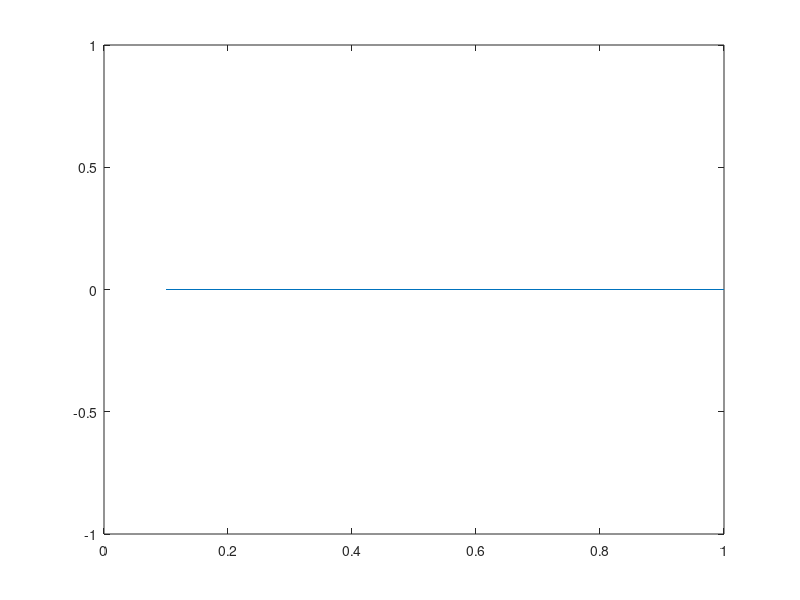

Write the MATLAB code that produced this figure.
l=0.10:0.10:1;
s=10;
r=zeros(1, length(l));
rs=r;
ru=r;
rp=r;

lr=r;

j=1;
for i=l
	fprintf('%f ', i);
%	r(j)=avghops(rightchain(s, i), 0);
%	rs(j)=avghops(randswitchchain(s, i), 0);
%	rp(j)=avghops(rprimechain(s, i), 0);
%	ru(j)=ruavghops(runvisitedchain(s, i), 0);

%	lr(j)=lumpavghops(rightchain(s, i));
%	lrs(j)=lumpavghops(randswitchchain(s, i));
%	lrp(j)=lumpavghops(rprimechain(s, i));
	j=j+1;
end
fprintf('\n');

plot(l, lr)
%plot(l, r./r, l, rs./r);
%plot(l, r./r, l, rs./r, l, rp./r, l, ru./r);

